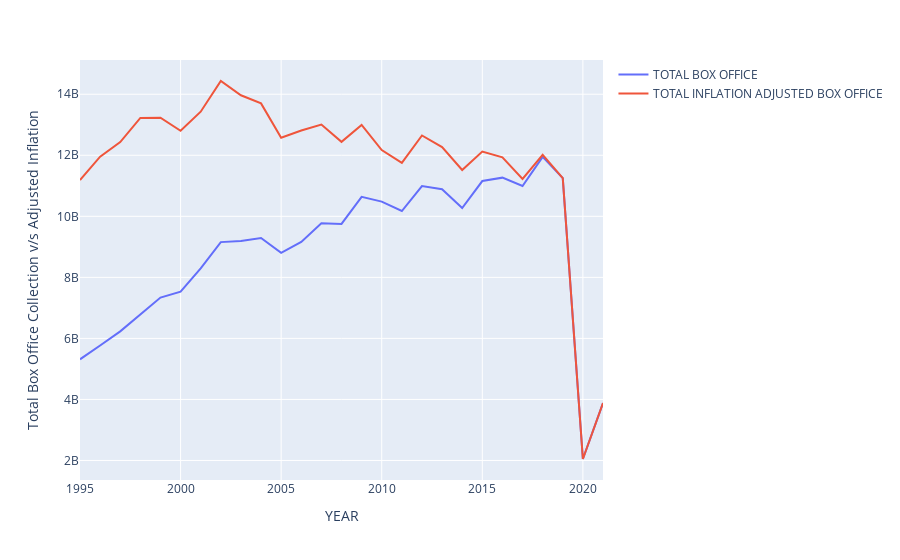

The cell this chart's notebook holds for it:
### Code cell
fig = px.line(AnnualTicketSales, x='YEAR', y=['TOTAL BOX OFFICE', 'TOTAL INFLATION ADJUSTED BOX OFFICE'])
fig.update_layout(yaxis_title="Total Box Office Collection v/s Adjusted Inflation ", legend_title = "")
fig.show()

### Figure 1 — Plotly figure (JSON) as saved in the notebook; plotly's stock layout.template omitted (floating-point values rounded to 4 significant figures)
{"data": [{"hovertemplate": "variable=TOTAL BOX OFFICE<br>YEAR=%{x}<br>value=%{y}<extra></extra>", "legendgroup": "TOTAL BOX OFFICE", "line": {"color": "#636efa", "dash": "solid"}, "marker": {"symbol": "circle"}, "mode": "lines", "name": "TOTAL BOX OFFICE", "orientation": "v", "showlegend": true, "type": "scatter", "x": [2021, 2020, 2019, 2018, 2017, 2016, 2015, 2014, 2013, 2012, 2011, 2010, 2009, 2008, 2007, 2006, 2005, 2004, 2003, 2002, 2001, 2000, 1999, 1998, 1997, 1996, 1995], "xaxis": "x", "y": [3881777912, 2048534616, 11253443955, 11948096650, 10993991460, 11267115924, 11155900636, 10272985008, 10887446341, 10992141616, 10173519704, 10482254025, 10639257284, 9750744148, 9769854914, 9161738221, 8800805718, 9287996519, 9193277289, 9155147215, 8296849636, 7532311479, 7338894852, 6771575283, 6230235770, 5769078886, 5314421390], "yaxis": "y"}, {"hovertemplate": "variable=TOTAL INFLATION ADJUSTED BOX OFFICE<br>YEAR=%{x}<br>value=%{y}<extra></extra>", "legendgroup": "TOTAL INFLATION ADJUSTED BOX OFFICE", "line": {"color": "#EF553B", "dash": "solid"}, "marker": {"symbol": "circle"}, "mode": "lines", "name": "TOTAL INFLATION ADJUSTED BOX OFFICE", "orientation": "v", "showlegend": true, "type": "scatter", "x": [2021, 2020, 2019, 2018, 2017, 2016, 2015, 2014, 2013, 2012, 2011, 2010, 2009, 2008, 2007, 2006, 2005, 2004, 2003, 2002, 2001, 2000, 1999, 1998, 1997, 1996, 1995], "xaxis": "x", "y": [3881777912, 2048534616, 11253444050, 12013670952, 11226860216, 11931416424, 12121948075, 11517810744, 12266787382, 12649244986, 11751502955, 12169509032, 12994051137, 12439665380, 13007535993, 12812442671, 12576499367, 13700165883, 13965240914, 14433929789, 13427407722, 12800734319, 13233123027, 13225505439, 12433322785, 11955781912, 11190826105], "yaxis": "y"}], "layout": {"legend": {"title": {"text": ""}, "tracegroupgap": 0}, "margin": {"t": 60}, "xaxis": {"anchor": "y", "domain": [0, 1], "title": {"text": "YEAR"}}, "yaxis": {"anchor": "x", "domain": [0, 1], "title": {"text": "Total Box Office Collection v/s Adjusted Inflation "}}}}
